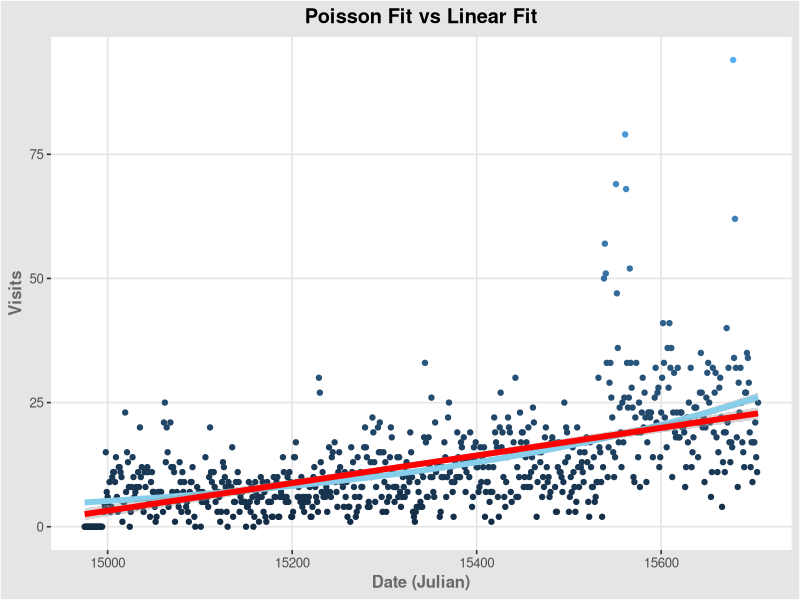
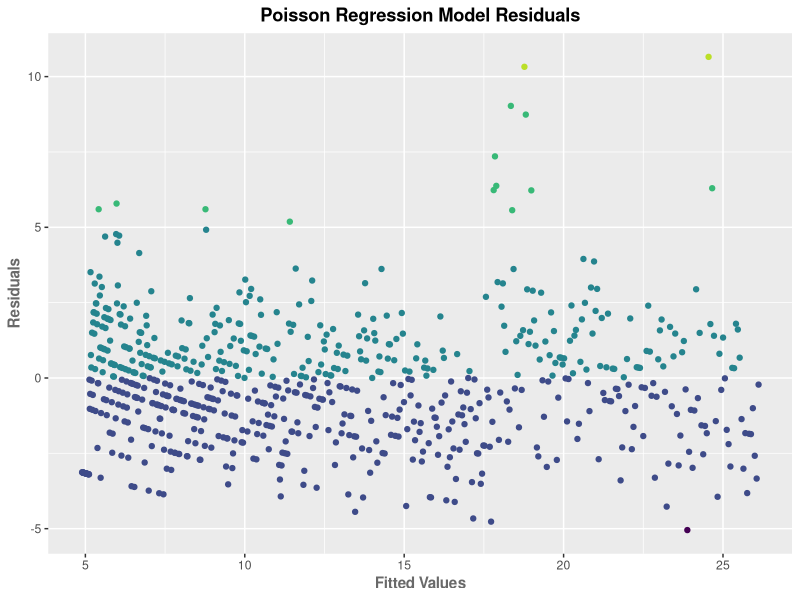

These figures' R source, in order:
# Packages ----------------------------------------------------------------

library(ggplot2)
library(ggthemes)

# Data --------------------------------------------------------------------

df <-
        read.csv(file = "./data/gaData.csv", header = T)


# Regression Models ------------------------------------------------------

linearfit <-
        lm(
                data = df,
                formula = visits ~ julian
        )

poissonfit <-
        glm(
                data = df,
                formula = visits ~ julian,
                family = "poisson"
        )

# Plot: Linear v Poisson Fit --------------------------------------------------------------------
plot <-
ggplot(data = df, mapping = aes(x = julian, y = visits, col = visits)) +
        geom_point() +
        geom_smooth(method = glm, method.args = list(family = "poisson"),
                    size = 2, color = "skyblue", formula = y ~ x) +
        geom_smooth(method = lm, formula = y ~ x,
                    size = 2, color = "red") +
        labs(
                title = "Poisson Fit vs Linear Fit",
                x = "Date (Julian)",
                y = "Visits"
        ) +
        theme_igray() +
        theme(
                plot.title = element_text(face = "bold", hjust = .5),
                axis.title.x = element_text(face = "bold",
                                            color = "dimgray"),
                axis.title.y = element_text(face = "bold",
                                            color = "dimgray")
        ) + guides(col = "none")

plot

# Poisson Regression Residuals --------------------------------------------

ggplot() +
        geom_point(mapping = aes(x = fitted(poissonfit),
                                 y = resid(poissonfit),
                                 col = resid(poissonfit)
                                )) +
        labs(
                title = "Poisson Regression Model Residuals",
                x = "Fitted Values",
                y = "Residuals"
        ) +
        scale_color_viridis_b(end = .9) +
        theme(
                plot.title = element_text(face = "bold", hjust = .5),
                axis.title.x = element_text(face = "bold",
                                            color = "dimgray"),
                axis.title.y = element_text(face = "bold",
                                            color = "dimgray")
        ) + guides(col = "none")


